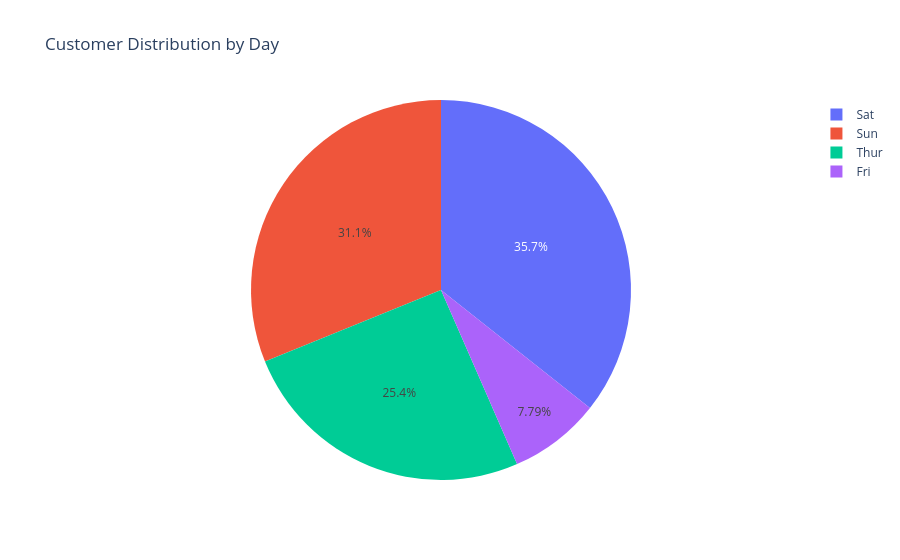

Notebook cell for this chart:
### Code cell
fig = px.pie(
    tips,
    names="day",
    title="Customer Distribution by Day"
)

fig.show()

### Figure 1 — Plotly figure (JSON) as saved in the notebook; plotly's stock layout.template omitted (floating-point values rounded to 4 significant figures; data arrays with more than 128 entries replaced by an {"elided": "..."} marker saying what was removed)
{"data": [{"domain": {"x": [0, 1], "y": [0, 1]}, "hovertemplate": "day=%{label}<extra></extra>", "labels": {"elided": "244 str values"}, "legendgroup": "", "name": "", "showlegend": true, "type": "pie"}], "layout": {"legend": {"tracegroupgap": 0}, "title": {"text": "Customer Distribution by Day"}}}
